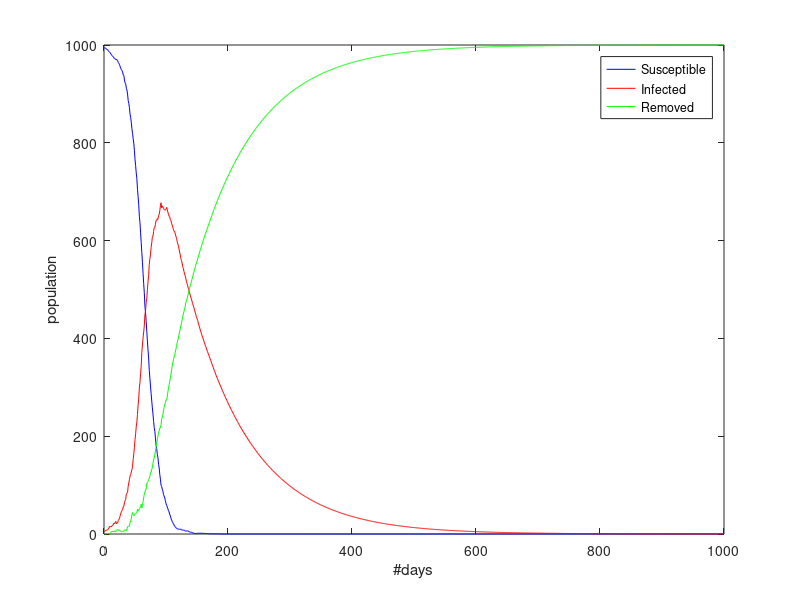

Source code (MATLAB):
%EM simulation
clear
load('data.mat','N','i','days','beta','gamma');
dt=1;   %unit step
steps=days*dt;  %time-steps
S=zeros(steps,1);
I=zeros(steps,1);

S(1)=N-i;   %initial number of susceptibles
I(1)=i; %initial number of infectives

for t=1:steps-1
    eta=randn(2,1); %vector of two random numbers
    f(1)=beta*S(t)*I(t)*dt/N;   %expected transmitted population in time-step t
    f(2)=gamma*I(t)*dt; %expected removed population in time-step t
    gw=sqrt(f).*eta;    %simulated covariance values for time-step t (simplified vector form)
    s=S(t)-f(1)-gw(1);  %simulated susceptible population for time-step t+1
    i=I(t)+f(1)-f(2)+gw(1)-gw(2);   %simulated individual population for time-step t+1
     if i<=0    %end of epidemic condition
         S(t+1:steps)=s+i;
         I(t+1:steps)=0;
         break;
    elseif s<0  %non-negativity of susceptible population condition
         S(t+1)=0;
         I(t+1)=i-s;
     else
         S(t+1)=s;
         I(t+1)=i;
     end
end
R=N-S-I;    %S+I+R=N at any time-step

duration=t+1;    %duration of simulated epidemic
f_distribution=[S(end),I(end),R(end)];  %final distribution of population

title('EM method');
plot(1:steps,S,'-b');   %displaying number of susceptible individuals
hold on;
plot(1:steps,I,'-r');   %displaying number of infected individuals
plot(1:steps,R,'-g');   %displaying number of removed individuals
legend('Susceptible','Infected','Removed');
axis([0,N,0,days]);
xlabel('#days');
hold off;
ylabel('population');